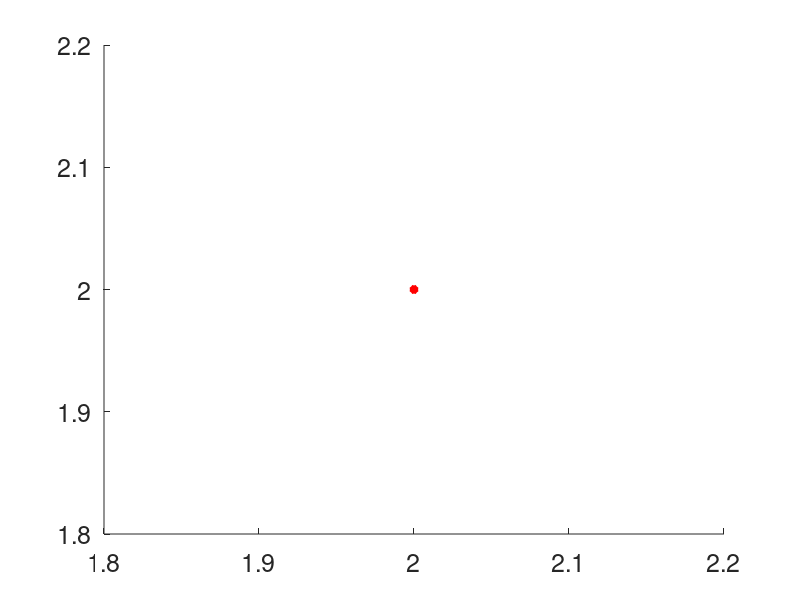

This figure's MATLAB source: (Note: this script raises an error after producing the figure.)
%{
Eric Miller
Edm54
EECS 499
Project 1
Extended Kalman Filter
%}

set(0, 'DefaultAxesFontWeight', 'normal', ...
      'DefaultAxesFontSize', 18, ...
      'DefaultAxesFontAngle', 'normal', ... 
      'DefaultAxesFontWeight', 'normal', ... 
      'DefaultAxesTitleFontWeight', 'bold', ...
      'DefaultAxesTitleFontSizeMultiplier', 1.2) ;
set(groot,'defaultLineLineWidth',3)

%% initialize parameters
alpha = [.0001, .0001, .01, .0001, .0001, .0001];
map = [[0,0]; [4, 0]; [8,0]; [8,6]; [4,6];[0,6]];
u = [[1,0]; [1,0]; [1,0]; [pi/2, pi/2]; [pi/2, pi/2]; [1,0]; [1,0]; [1,0]];
z = [[2.276, 5.249, 2]; [4.321, 5.834, 3]; [3.418, 5.87, 3]; [3.774, 5.91, 4]; [2.631, 5.14, 5]; [4.77, 5.791, 6];[3.828, 5.74, 6]; [3.153, 5.739, 6]]
sigma_r = .1
sigma_phi = .09
variance_r = sigma_r^2
variance_phi = sigma_phi^2
big_q = eye(2) .* [variance_r ;variance_phi]

%% Plot landmarks and noiseless trajectory
x0 = [2, 2, 0];
x = [x0];
state = x0;
t = 1;
figure
hold on
plot(state(1), state(2), 'r*');
for i = 1:8
    [x1, y1, theta_1] = find_x_prime(state, u(i, :), t);
    state = [x1, y1, theta_1];
    x = [x ;state];
    plot(state(1), state(2), 'r*');
end

for i = 1:6
    local_m = map(i, :);
    plot(local_m(1), local_m(2), 'k*', 'LineWidth', 10)  ;  
end

%% Kalman Filter Algo

% Since no motion, we assume the covariance matrix is the identity matrix
% (which assumes initially independent measurements)
alphas = [alpha(1)+alpha(2);  ( alpha(3) + alpha(4)); alpha(5) + alpha(6)];
cov_t = eye(3,3) .* alphas; 
low_ind = 1;
state = x(low_ind, :);
s_arr = [state];
noisy_state = [state];
zs = []

for state_index = low_ind:8
    %% Prediction
    g = calculate_G(u(state_index,:), state, 1);
    m = calculate_M(u(state_index,:),alpha);
    v = calculate_V(u(state_index,:), state, 1);

    cov_new_est = g * cov_t * g' + v * m * v';

    [xp, yp, tp] = find_x_prime(state, u(state_index,:), t)
    mu_new_est = [xp, yp, tp];
    noisy_state = [noisy_state; mu_new_est];
    plot_error_elipse(mu_new_est, cov_new_est, 'r')

    %% Correction
    current_z = z(state_index, 1:2);
    current_map = map(z(state_index,3), :);
    [true_range, true_bearing] = get_true_range_bearing(current_map, mu_new_est);
    z_hat = [true_range, true_bearing];
    zs = [zs ;z_hat]
    q = true_range^2;
    h = calculate_H(current_map, mu_new_est, q);
    s = h * cov_new_est * h' + big_q;

    k = cov_new_est  * h' * inv(s);
    state = mu_new_est + (k * (current_z' - z_hat'))';

    cov_t = (eye(3) - k * h) * cov_new_est;
    s_arr = [s_arr ;state];
    plot_error_elipse(state, cov_t, 'b')
end

%% Plot results
x0 = [2, 2, 0];
x = [x0];
state = x0;
t = 1;
figure
hold on
plot(state(1), state(2), 'r*');
for i = 1:8
    [x1, y1, theta_1] = find_x_prime(state, u(i, :), t);
    state = [x1, y1, theta_1];
    x = [x ;state];
    plot(state(1), state(2), 'r*');
end

for i = 1:6
    local_m = map(i, :);
    plot(local_m(1), local_m(2), 'k*', 'LineWidth', 10)  ;  
end

hold on
for s = 1:10-low_ind
    plot(s_arr(s, 1), s_arr(s, 2), 'b*')
    plot(noisy_state(s, 1), noisy_state(s, 2), 'g*')
    
end



%% Functions
function [true_range, true_bearing] = get_true_range_bearing(m, state)
   landmark_y = m(2);
   landmark_x = m(1);
   
   robot_x = state(1);
   robot_y  = state(2);
   robot_theta = state(3);
   
   true_range = sqrt((landmark_x - robot_x)^2 + (landmark_y - robot_y)^2);
   true_bearing = atan2(landmark_y - robot_y, landmark_x - robot_x) - robot_theta;
   
   if true_bearing<0
       true_bearing = 2 * pi + true_bearing;
   end
end

function h = calculate_H(map, mu, q)
    h = ones(2, 3);
%     H(3, 1:3) = 0;
    h(1, 3) = 0;
    
    map_x = map(1);
    map_y = map(2);
    
    mu_x = mu(2);
    mu_y = mu(2);
    
    h(1,1) = -1 * (map_x - mu_x)/sqrt(q);
    h(1, 2) = -1 * (map_y - mu_y)/sqrt(q);
    
    h(2, 1) = (map_y - mu_y)/q;
    h(2, 2) = -1 * (map_x - mu_x)/q;
    h(2, 3) = -1;
   
end


function g = calculate_G(u, mu, t)
    v = u(1);
    w = u(2);
    
    mu_theta = mu(3);
    
    g = ones(3, 3);
    g(2, 1) = 0;
    g(3, 1) = 0;
    g(3, 2) = 0;
    g(1, 2) = 0;
    if w == 0
        r = 1;
        g(1, 3) =  0; 
        g(2, 3) =  0;
    else
        r = v/w;
        
        dx_d_mu = r * (-cos(mu_theta) + cos(mu_theta + w * t));
        dy_d_mu = r * (-sin(mu_theta) + sin(mu_theta + w * t));
    
        g(1, 3) =  dx_d_mu; 
        g(2, 3) =  dy_d_mu;
    end
    
    
end

function v_mat = calculate_V(u, mu, t)
    v = u(1);
    w = u(2);
    
    theta = mu(3);
    
    if w == 0
        v_mat = zeros(3, 2);
        v(3,2) = t;
    else
        v_mat = ones(3, 2);
        v_mat(3,1) = 0;
        v_mat(3,2) = t;
        v_mat(1,1) = -1 * (sin(theta) + sin(theta + w * t))/w;
        v_mat(1,2) = (v * (sin(theta) - sin(theta + w * t))/w^2) + (t * v * cos(theta + w * t))/w;
        v_mat(2,1) = (cos(theta) - cos(theta + w * t))/w;
        v_mat(2,2) = -1 * (v * (cos(theta) - cos(theta + w * t))/w^2) + (t * v * sin(theta + w * t))/w;
    end
end

function m = calculate_M(u, alpha)
    v = u(1);
    w = u(2);
    
    m = zeros(2, 2);
    m(1, 1) = alpha(1) * v^2 + alpha(2) * w^2 ;
    m(2, 2) =  alpha(3) * v^2 + alpha(3) * w^2 ;
end

function [x_prime, y_prime, theta_prime] = find_x_prime(state, u, t)
    %% Function that calculates the expected x' of a robot after u
    % u is expected to be a vecotr, [v_ti, w_ti]
    % state is [x_0, y_0, theta_0]
    v = u(1);
    w = u(2);
    
    x_0 = state(1);
    y_0 = state(2);
    theta_0 = state(3);
    
    arc_length = v * t;
    
    if w ~= 0
        angle = w * t;
        radius = v/w;

        % Notes say 
        x_c = x_0 - radius * sin(theta_0);
        y_c = y_0 + radius * cos(theta_0);

        x_prime = x_c + radius * sin(theta_0 + w * t);
        y_prime = y_c - radius * cos(theta_0 + w * t);

        theta_prime = w * t + theta_0;
    else
        x_prime = x_0 + arc_length * cos(theta_0);
        y_prime = y_0 + arc_length * sin(theta_0);
        theta_prime = theta_0;
    end
   
end

function [x_prime, y_prime, theta_prime] = sample_motion_model_velocity(u, state, t, alpha)
    v = u(1) ;
    w = u(2);
    
    x_0 = state(1);
    y_0 = state(2);
    theta_0 = state(3);
    
    v_hat = v + sample_from_normal(alpha(1) * v^2 + alpha(2) * w^2);
    w_hat = w + sample_from_normal(alpha(3) * v^2 + alpha(4) * w^2);
    if w_hat ~= 0
        r = v_hat/w_hat;

        d_theta = w_hat * t;

        gamma = sample_from_normal(alpha(5) * v^2 + alpha(6)* w^2);

        x_prime = x_0 - r*sin(theta_0) + r * sin(theta_0 + d_theta);
        y_prime = y_0 + r*cos(theta_0) - r * cos(theta_0 + d_theta);
        theta_prime = theta_0 + d_theta + gamma * t;
    else
        x_prime = x_0 + v_hat * t * cos(theta_0);
        y_prime = y_0 + v_hat * t * sin(theta_0);
        theta_prime = theta_0;
    end
    
end

function [sample] = sample_from_normal(variance)
       all_rand = (2 * variance) .* rand(12, 1) - variance ;
       sample = sum(all_rand)/2;
end

function [] = plot_error_elipse(state, covariance, color)
%% Plot the error elipse for a covariance matrix....
% This code was taken from: https://www.visiondummy.com/2014/04/draw-error-ellipse-representing-covariance-matrix/
% This code is not mine! 
X0=state(1);
Y0=state(2);

% Calculate the eigenvectors and eigenvalues
[eigenvec, eigenval ] = eig(covariance);

% Get the index of the largest eigenvector
[largest_eigenvec_ind_c, r] = find(eigenval == max(max(eigenval)));
largest_eigenvec = eigenvec(:, largest_eigenvec_ind_c);

% Get the largest eigenvalue
largest_eigenval = max(max(eigenval));

% Get the smallest eigenvector and eigenvalue
if(largest_eigenvec_ind_c == 1)
    smallest_eigenval = max(eigenval(:,2))
    smallest_eigenvec = eigenvec(:,2);
else
    smallest_eigenval = max(eigenval(:,1))
    smallest_eigenvec = eigenvec(1,:);
end

% Calculate the angle between the x-axis and the largest eigenvector
angle = atan2(largest_eigenvec(2), largest_eigenvec(1));

% This angle is between -pi and pi.
% Let's shift it such that the angle is between 0 and 2pi
if(angle < 0)
    angle = angle + 2*pi;
end

% Get the 95% confidence interval error ellipse
chisquare_val = 2.4477;
theta_grid = linspace(0,2*pi);
phi = angle;
a=chisquare_val*sqrt(largest_eigenval);
b=chisquare_val*sqrt(smallest_eigenval);

% the ellipse in x and y coordinates 
ellipse_x_r  = a*cos( theta_grid );
ellipse_y_r  = b*sin( theta_grid );

%Define a rotation matrix
R = [ cos(phi) sin(phi); -sin(phi) cos(phi) ];

%let's rotate the ellipse to some angle phi
r_ellipse = [ellipse_x_r;ellipse_y_r]' * R;

% Draw the error ellipse
plot(r_ellipse(:,1) + X0,r_ellipse(:,2) + Y0,'-')
patch(r_ellipse(:,1) + X0,r_ellipse(:,2) + Y0, color)
hold on;

% Plot the eigenvectors
quiver(X0, Y0, largest_eigenvec(1)*sqrt(largest_eigenval), largest_eigenvec(2)*sqrt(largest_eigenval), '-m', 'LineWidth',2);
quiver(X0, Y0, smallest_eigenvec(1)*sqrt(smallest_eigenval), smallest_eigenvec(2)*sqrt(smallest_eigenval), '-g', 'LineWidth',2);
hold on;

% Set the axis labels
hXLabel = xlabel('x');
hYLabel = ylabel('y');

end


